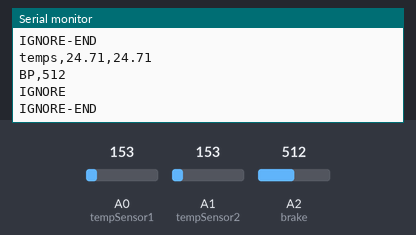
Simulated run of this sketch. Board: Arduino Uno, built with avr-gcc and run on an emulated ATmega328P. On the bench: the last lines printed to the serial monitor. The inputs (shaded band) are chosen by the test bench; at power-on: A2 (brake) = 512, A0 (tempSensor1) = 153, A1 (tempSensor2) = 153.

Above: at 1.2 s.
1.3 s: A2 (brake) set to 11
At 1.71 s:
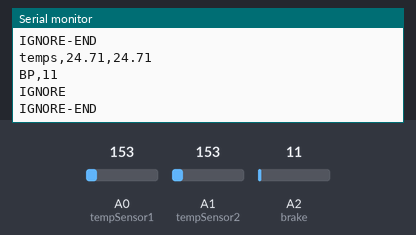
2.8 s: A2 (brake) set to 8
At 3.22 s:
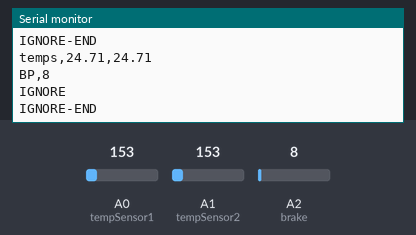
Timing chart, 0 to 5.8 s (numbered marks = the images above; inputs shaded):
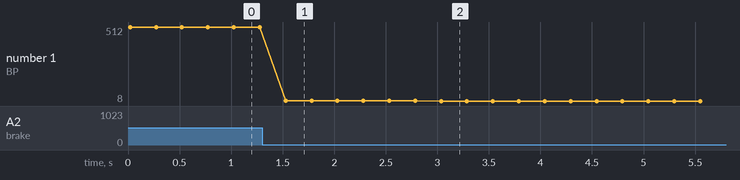

Measured:
- after the input at 1.3 s, the serial monitor: prints a new line after 0.23 s (image 1)
- after the input at 2.8 s, the serial monitor: prints a new line after 0.24 s (image 2)
- plotted number 1: 512 → 11 after the input at 1.3 s, 11 → 8 after the input at 2.8 s

The sketch:

arduino_code.ino
```cpp
#include <SoftwareSerial.h>

#define tempSensor1 A0
#define tempSensor2 A1

#define brake A2

#define rxPin 3  // should be connected to ring of connector (tx from CA)
#define txPin 4  // should be connected to tip of connector (rx into CA)


SoftwareSerial SUART(rxPin, txPin);  //defines a second serial communication for the CA

String output;
int dataType = 0;       // keeps track of which type of data is being recieved
String fullValue = "";  // collects all the digits of a data point
String output_bp;
String output_temp;


void setup() {
  Serial.begin(9600);

  pinMode(rxPin, INPUT);
  pinMode(txPin, OUTPUT);

  pinMode(tempSensor1, INPUT);
  pinMode(tempSensor2, INPUT);

  SUART.begin(9600);

}


void loop() {
  temperatures();

  Serial.println("BP,"+String(analogRead(brake)));

  suart();

  delay(250);
}

void suart(){
  Serial.println("IGNORE");
  if (SUART.available()){
    char data = SUART.read();
    Serial.print(data);
  }
  Serial.println("");
  Serial.println("IGNORE-END");
}

void temperatures() {

  Serial.println("temps,"+String(convert_tmp36(analogRead(tempSensor1)))+","+String(convert_tmp36(analogRead(tempSensor2))));

}

double convert_tmp36(int in) {
  if(in <= 1){
    return -5;
  }
  if(in >= 270){
    return -6;
  }
  return ((((double)in/1024)*5-0.5)*100);
}
```
